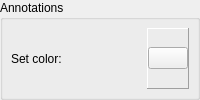
               <widget class="QGroupBox" name="groupBoxAnno">
                <property name="sizePolicy">
                 <sizepolicy hsizetype="Preferred" vsizetype="Minimum">
                  <horstretch>0</horstretch>
                  <verstretch>0</verstretch>
                 </sizepolicy>
                </property>
                <property name="title">
                 <string>Annotations</string>
                </property>
                <layout class="QVBoxLayout" name="verticalLayout_5">
                 <property name="spacing">
                  <number>2</number>
                 </property>
                 <property name="leftMargin">
                  <number>5</number>
                 </property>
                 <property name="topMargin">
                  <number>5</number>
                 </property>
                 <property name="rightMargin">
                  <number>5</number>
                 </property>
                 <property name="bottomMargin">
                  <number>5</number>
                 </property>
                 <item>
                  <widget class="QWidget" name="horizontalWidget" native="true">
                   <property name="toolTip">
                    <string>&lt;html&gt;&lt;head/&gt;&lt;body&gt;&lt;p&gt;Set the color of active annotations. Inactive annotations are greyed out. An annotation is active in the frame it was created in.&lt;/p&gt;&lt;/body&gt;&lt;/html&gt;</string>
                   </property>
                   <layout class="QHBoxLayout" name="horizontalLayout_12">
                    <property name="spacing">
                     <number>3</number>
                    </property>
                    <property name="leftMargin">
                     <number>3</number>
                    </property>
                    <property name="topMargin">
                     <number>3</number>
                    </property>
                    <property name="rightMargin">
                     <number>3</number>
                    </property>
                    <property name="bottomMargin">
                     <number>3</number>
                    </property>
                    <item>
                     <widget class="QLabel" name="labelAnnoColor">
                      <property name="text">
                       <string>Set color:</string>
                      </property>
                     </widget>
                    </item>
                    <item alignment="Qt::AlignRight">
                     <widget class="QFrame" name="frame_2">
                      <property name="minimumSize">
                       <size>
                        <width>40</width>
                        <height>0</height>
                       </size>
                      </property>
                      <property name="frameShape">
                       <enum>QFrame::Panel</enum>
                      </property>
                      <property name="frameShadow">
                       <enum>QFrame::Raised</enum>
                      </property>
                      <property name="lineWidth">
                       <number>1</number>
                      </property>
                      <layout class="QHBoxLayout" name="horizontalLayout_13">
                       <property name="leftMargin">
                        <number>0</number>
                       </property>
                       <property name="topMargin">
                        <number>0</number>
                       </property>
                       <property name="rightMargin">
                        <number>0</number>
                       </property>
                       <property name="bottomMargin">
                        <number>0</number>
                       </property>
                       <item>
                        <widget class="QPushButton" name="pushButtonAnnoColor">
                         <property name="minimumSize">
                          <size>
                           <width>40</width>
                           <height>0</height>
                          </size>
                         </property>
                         <property name="maximumSize">
                          <size>
                           <width>50</width>
                           <height>16777215</height>
                          </size>
                         </property>
                         <property name="text">
                          <string/>
                         </property>
                        </widget>
                       </item>
                      </layout>
                     </widget>
                    </item>
                   </layout>
                  </widget>
                 </item>
                </layout>
               </widget>
